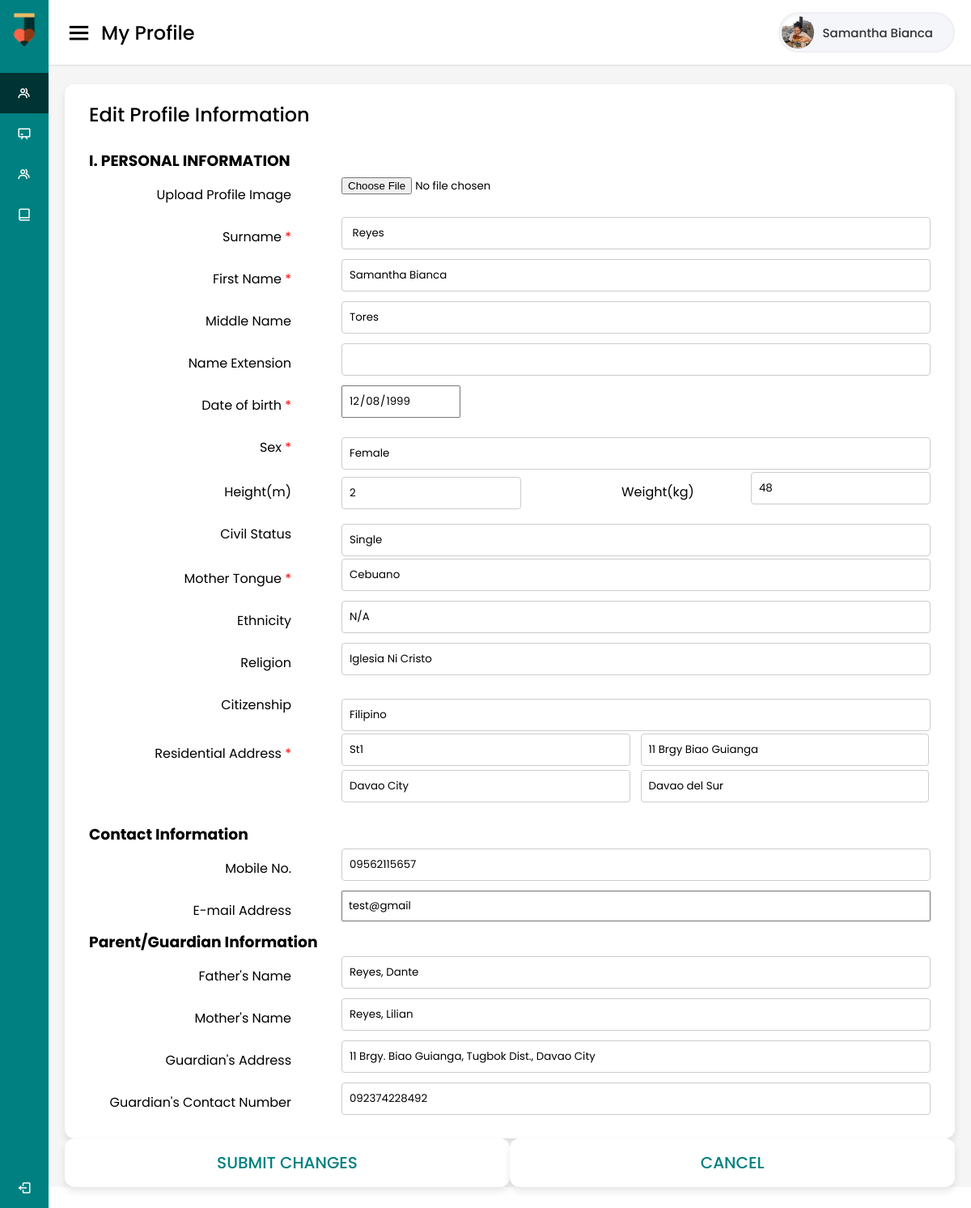
Page /student/requestEdit.php (signed in) on the committed database.
### tables this page shows
CREATE TABLE `profile_img` (
  `LRN` varchar(20) NOT NULL,
  `Status` int(11) DEFAULT NULL,
  `file_name` varchar(50) DEFAULT NULL
);

CREATE TABLE `student_info` (
  `LRN` varchar(20) NOT NULL,
  `Lastname` varchar(20) NOT NULL,
  `Firstname` varchar(20) NOT NULL,
  `Middlename` varchar(20) DEFAULT NULL,
  `Extension` varchar(10) DEFAULT NULL,
  `Sex` varchar(10) NOT NULL,
  `Birthdate` date NOT NULL,
  `Birthplace` varchar(100) NOT NULL,
  `Mothertongue` varchar(100) DEFAULT NULL,
  `Ethnic` varchar(100) DEFAULT NULL,
  `Religion` varchar(100) DEFAULT NULL,
  `Citizenship` varchar(50) NOT NULL,
  `Status` varchar(20) NOT NULL,
  `Password` varchar(20) NOT NULL
);

CREATE TABLE `student_health` (
  `LRN` varchar(20) NOT NULL,
  `Weight` int(11) DEFAULT NULL,
  `Height` int(11) DEFAULT NULL,
  `BodyMass` int(11) DEFAULT NULL,
  `BCategory` varchar(25) DEFAULT NULL,
  `Remarks` varchar(50) DEFAULT NULL
);

CREATE TABLE `student_contact` (
  `LRN` varchar(20) NOT NULL,
  `Street` varchar(50) DEFAULT NULL,
  `Barangay` varchar(50) DEFAULT NULL,
  `City` varchar(50) DEFAULT NULL,
  `Province` varchar(50) DEFAULT NULL,
  `Tele_num` varchar(20) DEFAULT NULL,
  `Email` varchar(20) DEFAULT NULL,
  `Mobile_num` varchar(15) NOT NULL
);

CREATE TABLE `student_guardian_info` (
  `LRN` varchar(20) NOT NULL,
  `Mother_name` varchar(50) DEFAULT NULL,
  `Father_name` varchar(50) DEFAULT NULL,
  `Guardian_name` varchar(50) DEFAULT NULL
);

CREATE TABLE `student_guardian_contact` (
  `LRN` varchar(20) NOT NULL,
  `Guardian_name` varchar(50) DEFAULT NULL,
  `Guardian_contact` varchar(15) NOT NULL,
  `Guardian_address` varchar(50) NOT NULL
);

### student/requestEdit.php (the view, shortened to what this page needs)
<?php
    require ('../config.php');
    $StudentNo = $_SESSION['LRN'];
   $sql = "SELECT student_info.*, student_contact.*, student_year.*, student_guardian_info.*, student_guardian_contact.*, student_health.* FROM student_info
        INNER JOIN student_contact ON  student_contact.LRN = student_info.LRN
        INNER JOIN student_year ON student_year.LRN = student_contact.LRN
        INNER JOIN student_guardian_info ON student_guardian_info.LRN = student_contact.LRN
        INNER JOIN student_guardian_contact ON student_guardian_contact.LRN = student_contact.LRN
        INNER JOIN student_health ON student_health.LRN = student_contact.LRN
        WHERE student_info.LRN = '$StudentNo'";
    $result = mysqli_query($conn, $sql);
     if($result->num_rows > 0){
    while($row = $result->fetch_assoc() ) {
        $Lastname = $row["Lastname"];
        $Firstname = $row["Firstname"];
        $Middlename = $row["Middlename"];
        $Ext = $row["Extension"];
        $Height = $row["Height"];
        $Weight = $row["Weight"];
        $Gender = $row["Sex"];
        $Birthdate = $row["Birthdate"];
        $Mothertongue = $row["Mothertongue"];
        $Ethnicity = $row["Ethnic"];
        $Religion = $row["Religion"];
        $Citizenship = $row["Citizenship"];
        $Status = $row["Status"];
        $Street = $row["Street"];
        $Barangay = $row["Barangay"];
        $City = $row["City"];
        $Province = $row["Province"];
        $Mobile = $row["Mobile_num"];
        $Email = $row["Email"];
        $Mother = $row["Mother_name"];
        $Father = $row["Father_name"];
        $GAddress = $row["Guardian_address"];
        $GContact = $row["Guardian_contact"];
        }
    }else{
        echo '<br>';
        echo "<h4>Student information for ".$StudentNo." is empty. </h4>";
    }
    $folder = "profileimg/";
     $sql = "SELECT * FROM `profile_img` WHERE LRN =  '$StudentNo'";
     $result = mysqli_query($conn, $sql);
      if($result->num_rows > 0){
         while($row = $result->fetch_assoc() ) {
          $filename = $row["file_name"];
         }
         $imgfilename = $folder.$filename;
      }else{
        $imagestatus=0;
         $imgfilename = $folder."profileimg.png";
      }
    ?>
 <!DOCTYPE html>
<html lang="en" dir="ltr">
  <head>
    <link rel="stylesheet" href="../admin/welcome_styles.css">
    <link href='https://unpkg.com/boxicons@2.0.7/css/boxicons.min.css' rel='stylesheet'>
   </head>
<body>
 <div class="sidebar">
    <div class="logo-details">
      <i><img src="../admin/images/schoolboard_logo.png" width="30px" height="45px" alt="" style="margin-top:5px;" ></i>
      <span class="logo_name">SchoolBoard</span>
    </div>
      <ul class="nav-links">
        <li>
          <a href="#" class="active" >
            <i class='bx bx-group' ></i>
            <span class="links_name">My Profile</span>
          </a>
        </li>
        <li>
          <a href="mygrades.php">
            <i class='bx bx-chalkboard' ></i>
            <span class="links_name">My Grades</span>
          </a>
        </li>
        <li>
          <a href="performanceChart.php">
            <i class='bx bx-group' ></i>
            <span class="links_name">My Performance</span>
          </a>
        </li>
        <li>
          <a href="Elearning_info.php">
            <i class='bx bx-book-alt' ></i>
            <span class="links_name">E-Learning</span>
          </a>
        </li>
        <li class="log_out">
          <a href="logout.php">
            <i class='bx bx-log-out'></i>
            <span class="links_name">Log out</span>
          </a>
        </li>
      </ul>
  </div>
  <section class="home-section">
    <nav>
      <div class="sidebar-button">
        <i class='bx bx-menu sidebarBtn'></i>
        <span class="dashboard">My Profile</span>
      </div>
      <div class="profile-details">
        <img src="<?php echo $imgfilename?>" alt="">
        <span class="admin_name"><?php echo htmlspecialchars($Firstname); ?></span>
      </div>
    </nav>
    <div class="home-content">
      <div class="sales-boxes">
        <div class="recent-sales box" style="width:100%">
          <div class="title">Edit Profile Information</div>
          <div class="div form-content" >
    <form id="requestform" action="confirmInfo.php" method="POST" >
              <div class="personalinfo" >
                <br>
                <h3> I. PERSONAL INFORMATION </h3>
                <div class="formrow">
                  <div class="formcol1" >
                    <label for="profpic" >Upload Profile Image</label>
                  </div>
                  <div class="formcol2">
  <input type="file"  name="profpic" id="profpic" >
                  </div>
                </div>
                <div class="formrow">
                  <div class="formcol1">
                    <label for="surname">Surname<span  style="color:red"> *</span></label>
                  </div>
                  <div class="formcol2">
                    <input type="text"id="surname" name="last" value=" <?php echo $Lastname;?>"  readonly required="">
                  </div>
                </div>
                <div class="formrow">
                  <div class="formcol1">
                    <label for="firstname">First Name<span  style="color:red"> *</span></label>
                  </div>
                  <div class="formcol2">
                    <input type="text" id="firstname" name="first" value="<?php echo $Firstname;?>" readonly required="">
                  </div>
                </div>
                <div class="formrow">
                  <div class="formcol1">
                    <label for="middlename">Middle Name</label>
                  </div>
                  <div class="formcol2">
                    <input type="text" id="middlename" name="middle" value="<?php echo $Middlename;?>"  readonly >
                  </div>
                </div>
                <div class="formrow">
                  <div class="formcol1">
                    <label for="nameextension">Name Extension</label>
                  </div>
                  <div class="formcol2">
                    <input type="text" id="nameextension" name="ext" value="<?php echo $Ext;?>"  readonly>
                  </div>
                </div>
                <div class="formrow">
                  <div class="formcol1" >
                    <label for="bday" >Date of birth<span  style="color:red"> *</span>  </label>
                  </div>
                  <div class="formcol2">
                    <input type="date" name="Birthdate"  id="bday" value="<?php echo $Birthdate;?>"  readonly  style="padding: 7px;" required="">
                  </div>
                </div>
                <div class="formrow">
                  <div class="formcol1" >
                    <label for="sex" >Sex<span  style="color:red"> *</span></label>
                  </div>
                  <div class="formcol2" style="margin-top: 15px">
                     <input type="text" name="Sex" value="<?php echo $Gender;?>"  readonly   required="">
                  </div>
                </div>
                <div class="formrow">
                  <div class="formcol1" >
                    <label for="father_occupation" >Height(m)</label>
                  </div>
                  <div class="formcol2">
                    <input type="text" name="height" style="width: 30.5%" value="<?php echo $Height;?>"    required="">
                    <label> Weight(kg)</label>
                    <input type="text" name="weight" style="width: 30.5%; float: right" value="<?php echo $Weight;?>"  required="" >
                  </div>
                </div>
                <div class="formrow">
                  <div class="formcol1" >
                    <label for="civilstatus" >Civil Status</label>
                  </div>
                  <div class="formcol2" style="margin-top: 15px">
                    <input type="text" name="Status" value="<?php echo $Status;?>"  readonly   required="">
                  </div>
                </div>
                <div class="formrow">
                  <div class="formcol1" >
                    <label for="mothertongue" >Mother Tongue<span  style="color:red"> *</span></label>
                  </div>
                  <div class="formcol2" >
                    <input type="text" name=Mothertongue value="<?php echo $Mothertongue;?>"  readonly   required="">
                  </div>
                </div>
                <div class="formrow">
                  <div class="formcol1" >
                    <label for="ethnic" >Ethnicity </label>
                  </div>
                  <div class="formcol2">
                    <input type="text" name=Ethnicity value="<?php echo $Ethnicity;?>"  readonly   required="">
                  </div>
                </div>
                <div class="formrow">
                  <div class="formcol1" >
                    <label for="religion" >Religion </label>
                  </div>
                  <div class="formcol2">
                    <input type="text" name="religion" value="<?php echo $Religion;?>"  readonly   required="">
                  </div>
                </div>
                <div class="formrow">
                  <div class="formcol1" >
                    <label for="citizenship" >Citizenship <br></label>
                  </div>
                  <div class="formcol2" style="margin-top:20px">
                     <input type="text" name="Citizenship" value="<?php echo $Citizenship;?>"  readonly   required="">
                    </div>
                  </div>
                </div>
                <div class="formrow">
                  <div class="formcol1" >
                    <label for="address" >Residential Address <span  style="color:red"> *</span></label>
                  </div>
                  <div class="formcol2">
                    <input type="text" name="street" id="address" value="<?php echo $Street;?>" style="width:49%" required="">&nbsp;&nbsp;
                    <input type="text" name="brgy"value="<?php echo $Barangay;?>" style="width:49%" required=""> <br>
                    <input type="text" name="city" value="<?php echo $City;?>" style="width:49%;margin-top:5px" required="">&nbsp;&nbsp;
                    <input type="text" name="province" value="<?php echo $Province;?>" style="width:49%" required="">
                  </div>
                </div><br>
                <h3>Contact Information</h3>
                <div class="formrow">
                  <div class="formcol1" >
                    <label for="mobile" >Mobile No. </label>
                  </div>
                  <div class="formcol2">
                    <input type="number" name="mobileno" id="mobile" value="<?php echo $Mobile;?>" required="">
                  </div>
                </div>
                <div class="formrow">
                  <div class="formcol1" >
                    <label for="email" >E-mail Address  </label>
                  </div>
                  <div class="formcol2">
                    <input type="email" name="email" id="email"  style="padding: 7px; width: 100%"  pattern="[a-zA-Z0-9.!#$%&’*+/=?^_`{|}~-]+@[a-zA-Z0-9-]+(?:\.[a-zA-Z0-9-]+)*" value="<?php echo $Email;?>" required="">
                  </div>
                </div>
              </div>
              <h3>Parent/Guardian Information</h3>
                <div class="formrow">
                  <div class="formcol1" >
                    <label for="fname" >Father's Name </label>
                  </div>
                  <div class="formcol2">
                    <input type="text" name="Father_name" value="<?php echo $Father;?>" required="">
                  </div>
                </div>
                <div class="formrow">
                  <div class="formcol1" >
                    <label for="mname" >Mother's Name </label>
                  </div>
                  <div class="formcol2">
                    <input type="text" name="Mother_name" value="<?php echo $Mother;?>" required="">
                  </div>
                </div>
                <div class="formrow">
                  <div class="formcol1" >
                    <label for="mname" >Guardian's Address </label>
                  </div>
                  <div class="formcol2">
                    <input type="text" name="gaddress" value="<?php echo $GAddress;?>" required="">
                  </div>
                </div>
                <div class="formrow">
                  <div class="formcol1" >
                    <label for="mname" >Guardian's Contact Number </label>
                  </div>
                  <div class="formcol2">
                    <input type="text" name="gcontact" value="<?php echo $GContact;?>" required="">
                  </div>
                </div>
        </div>
    </div>
                <div class="overview-boxes">
                    <div class="box bttns" style="width:50%">
                        <button type=submit class="right-side" style="cursor: pointer;background: none;color: inherit;border: none;padding: 0;font: inherit;outline: inherit;" >
                            <div class="box-topic">SUBMIT CHANGES</div>
                        </button>
                    </div>
                    <div class="box bttns" style="width:50%"  onclick="javascript:window.history.go(-1);">
                        <div class="right-side" style="cursor: pointer;" >
                            <div class="box-topic">CANCEL</div>
                        </div>
                    </div>
                </div>
      </div>
  </section>
</body>
</html>

### rows in the picture
profile_img: file_name (picture)
student_info: Firstname "Samantha Bianca", last "Reyes", first "Samantha Bianca", middle "Tores", Birthdate "12/08/1999", Sex "Female", height "2", weight "48", Status "Single", Mothertongue "Cebuano", Ethnicity "N/A", religion "Iglesia Ni Cristo", Citizenship "Filipino", street "St1", city "Davao City", province "Davao del Sur", mobileno "09562115657", email "test@gmail", Father_name "Reyes, Dante", Mother_name "Reyes, Lilian", gaddress "11 Brgy. Biao Guianga, Tugbok Dist., Davao City", gcontact "092374228492"
